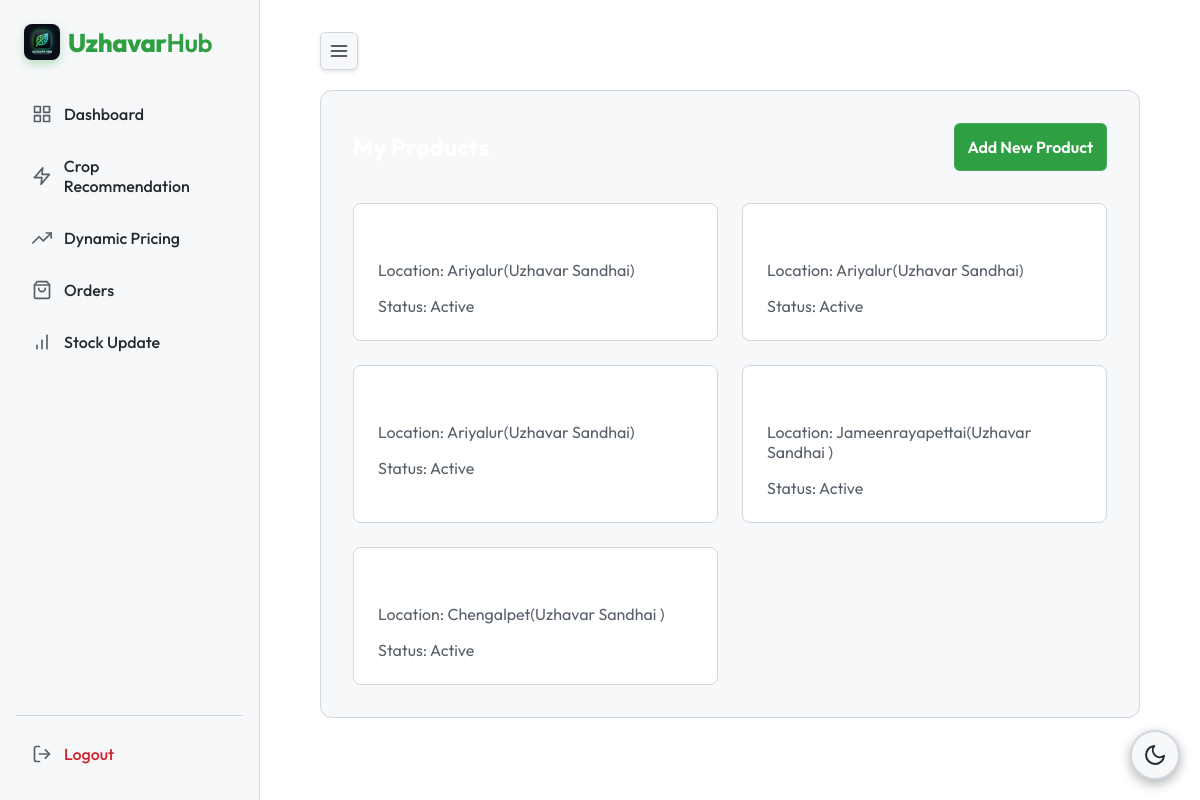
Before: /farmer/products/ (signed in) with the older database file.
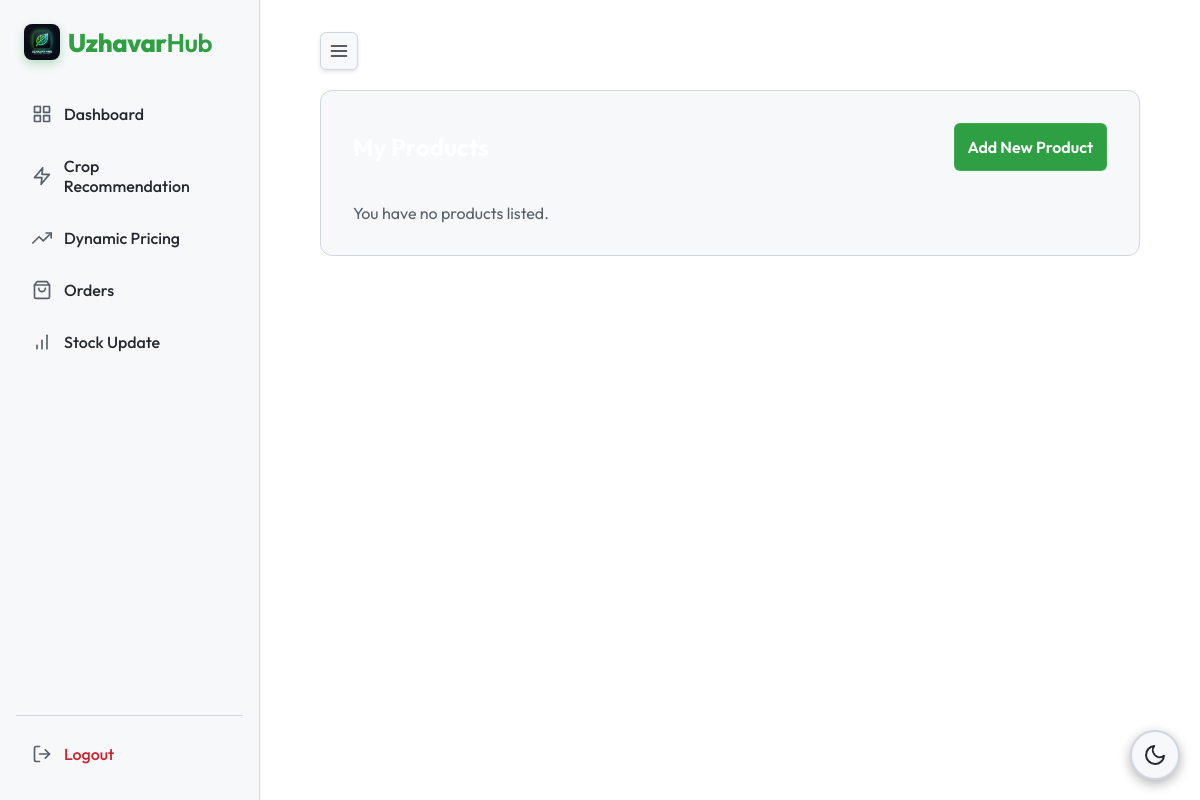
After: the same page with the newer database file.
### backend/models.py (models this page shows)
class Product(models.Model):
    farmer = models.ForeignKey(FarmerProfile, on_delete=models.CASCADE, related_name='products')
    commodity = models.CharField(max_length=100)
    variety = models.CharField(max_length=100, blank=True)
    grade = models.CharField(max_length=50, blank=True)
    description = models.TextField(blank=True)
    location = models.CharField(max_length=255)
    harvest_date = models.DateField(null=True, blank=True)
    created_at = models.DateTimeField(auto_now_add=True)
    updated_at = models.DateTimeField(auto_now=True)

### backend/views.py (the view)
# urls.py: path('farmer/products/', views.farmer_products, name='farmer_products'),
@login_required
def farmer_products(request):
    if request.user.role != 'farmer':
        return redirect('customer_dashboard')
    products = Product.objects.filter(farmer=request.user.farmer_profile)
    return render(request, 'backend/farmer_products.html', {'products': products})

### backend/templates/backend/farmer_products.html (shortened to what this page needs)
{% extends 'backend/base.html' %}
{% block content %}
<div style="background: var(--surface); padding: 2rem; border-radius: 12px; border: 1px solid var(--border);">
    <div style="display: flex; justify-content: space-between; align-items: center; margin-bottom: 2rem;">
        <h2 style="color: white;">My Products</h2>
        <a href="{% url 'farmer_add_product' %}" class="btn" style="width: auto;">Add New Product</a>
    </div>
    {% if products %}
    <div style="display: grid; grid-template-columns: repeat(auto-fill, minmax(300px, 1fr)); gap: 1.5rem;">
        {% for product in products %}
        <div style="background: var(--bg-color); border: 1px solid var(--border); border-radius: 8px; padding: 1.5rem;">
            <h3 style="color: white; margin-bottom: 0.5rem;">{{ product.commodity }}</h3>
            <p style="color: var(--text-muted); margin-bottom: 1rem;">Location: {{ product.location }}</p>
            <p style="color: var(--text-muted);">Status: {% if product.listing and product.listing.is_active %}Active{% else %}Inactive{% endif %}</p>
        </div>
        {% endfor %}
    </div>
    {% else %}
    <p style="color: var(--text-muted);">You have no products listed.</p>
    {% endif %}
</div>
{% endblock %}

Changed rows visible on the page:
removed Product: location "Ariyalur(Uzhavar Sandhai)", shows "Active"
removed Product: location "Ariyalur(Uzhavar Sandhai)", shows "Active"
removed Product: location "Ariyalur(Uzhavar Sandhai)", shows "Active"
removed Product: location "Jameenrayapettai(Uzhavar Sandhai )", shows "Active"
removed Product: location "Chengalpet(Uzhavar Sandhai )", shows "Active"
Other visible differences:
text now shown: "You have no products listed."
